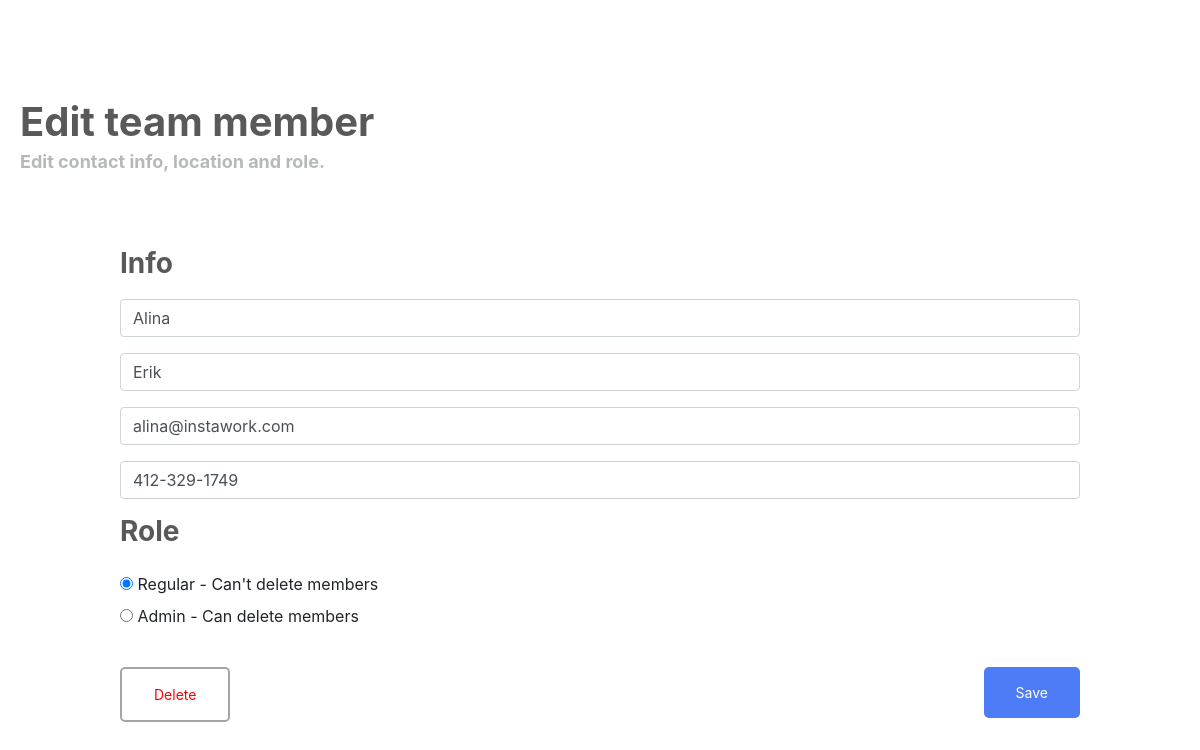
Page /app/editMemberForm/10 on the committed database.
### my_app/models.py (models this page shows)
class TeamMember (models.Model):
    id = models.AutoField(primary_key=True) #unique id for each team member
    firstname = models.CharField (max_length=250)
    lastname = models.CharField (max_length=250)
    email = models.EmailField (max_length=250)
    phonenumber = models.CharField(max_length=12)
    role = models.CharField (max_length=100)

### my_app/views.py (the view)
def editMemberForm (request, member_id):
    member = TeamMember.objects.get (pk=member_id)
    form = AddPageForm (instance = member)
    if request.method == "POST":
        form = AddPageForm(request.POST, instance = member)
        if form.is_valid():
            form.save()
            return redirect ('main')
    context = {'form': form, 'member': member}
    return render (request, 'my_app/editpage.html', context)

### my_app/templates/my_app/editpage.html (shortened to what this page needs)
<!DOCTYPE html>
<html lang="en">
  <head>
    <link rel="stylesheet" href="https://stackpath.bootstrapcdn.com/bootstrap/4.1.3/css/bootstrap.min.css">
    {% load static %}
    <link rel="stylesheet" type="text/css" href ="{% static 'my_app/style.css' %}"/>
  </head>
  <body>
          <h1>Edit team member</h1>
          <h2 id="h2">Edit contact info, location and role.</h2>
          <div class="form-group">
            <form method="POST" action="">
              <label> <h3 id="info">Info </h3></label>
                <p>{{ form.firstname }}</p>
                <p>{{ form.lastname }}</p>
                <p>{{ form.email }}</p>
                <p>{{ form.phonenumber }}</p>
              <label> <h3>Role </h3></label>
                <p>{{ form.role }}</p>
          <div>
            <a class = "delete-member" href="{% url 'deleteMember' member.id %}"> <input type="button" value="Delete"  class="button" id="delete" /> </a>
            <input type="submit" value="Save" class="button" id="save">
            </div>
      </form>
  </body>
</html>

### my_app/static/my_app/style.css (style rules this page uses)
html, body { height: 100%; }
html { display: table; margin: auto; background: #f3f3f3; }
body { width: 100vw; align-content: center; background: white; font-family: -apple-system, BlinkMacSystemFont, Helvetica; display: table-cell; vertical-align: middle; position: relative; }
a { text-decoration:none; color: #000; font-weight: bold; }
.form-group { width: 80%; vertical-align: middle; margin: auto; }
h1 { color: #5a5959; font-weight: bold; margin-top: 20px; margin-bottom: 5px; margin-left: 20px; }
h2 { color: #b5b9b9; font-weight: bold; font-size: 18px; margin-top: 0px; margin-left: 20px; margin-bottom: 30px; }
#h2 { margin-bottom: 75px; }
h3 { color: #5a5959; font-weight: bold; margin: auto; }
#info { margin-bottom: 10px; }
.button { background-color: #4e7cf6; border: none; color: white; padding: 15px 32px; text-align: center; text-decoration: none; display: inline-block; font-size: 14px; border-radius: 5px; display: inline-block; position: relative; margin-top: 15px; }
#save { float: right; margin-right: 0px; }
#delete { background-color: white; color: red; border: 2px solid #a2a6a6; }

### rows in the picture
TeamMember: firstname "Alina", lastname "Erik", email "alina@instawork.com", phonenumber "412-329-1749", role "☑ Regular - Can't delete members ☐ Admin - Can delete members"
